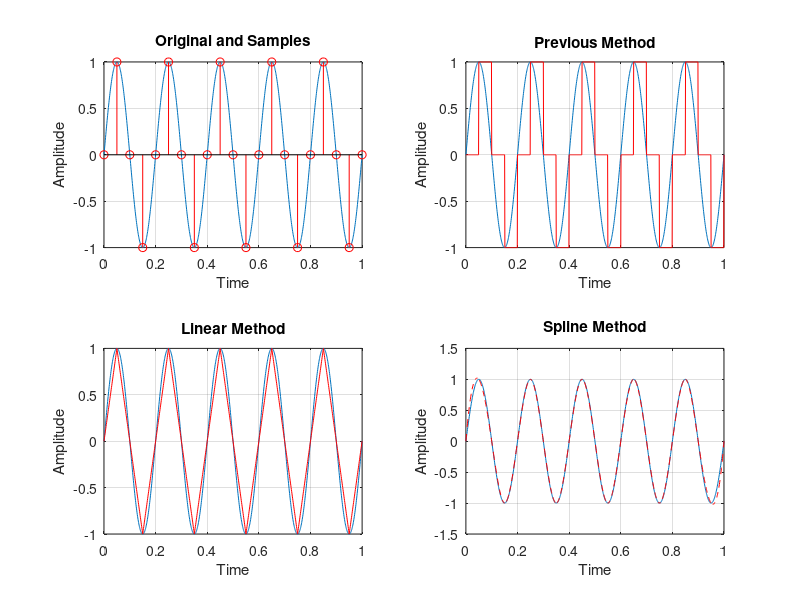

This figure's MATLAB source:
% =========================================================
% Problem 6: Signal Reconstruction using Interpolation
% Samples a sine wave and reconstructs it with interp1
% using 'previous', 'linear' and 'spline' methods, then
% compares the results with the original signal.
% =========================================================

clc;
clear;
close all;

% original signal
f = 5;
t = 0:0.001:1;
x = sin(2*pi*f*t);

% sampling
fs = 20;
ts = 0:1/fs:1;
xs = sin(2*pi*f*ts);

% reconstruction using interp1
x1 = interp1(ts, xs, t, 'previous');
x2 = interp1(ts, xs, t, 'linear');
x3 = interp1(ts, xs, t, 'spline');

% mean squared error
mse1 = mean((x - x1).^2);
mse2 = mean((x - x2).^2);
mse3 = mean((x - x3).^2);

figure;

subplot(2,2,1);
plot(t, x);
hold on;
stem(ts, xs, 'r');
hold off;
title('Original and Samples');
xlabel('Time');
ylabel('Amplitude');
grid on;

subplot(2,2,2);
plot(t, x);
hold on;
plot(t, x1, 'r');
hold off;
title('Previous Method');
xlabel('Time');
ylabel('Amplitude');
grid on;

subplot(2,2,3);
plot(t, x);
hold on;
plot(t, x2, 'r');
hold off;
title('Linear Method');
xlabel('Time');
ylabel('Amplitude');
grid on;

subplot(2,2,4);
plot(t, x);
hold on;
plot(t, x3, 'r--');
hold off;
title('Spline Method');
xlabel('Time');
ylabel('Amplitude');
grid on;

disp(['MSE previous = ', num2str(mse1)]);
disp(['MSE linear   = ', num2str(mse2)]);
disp(['MSE spline   = ', num2str(mse3)]);
